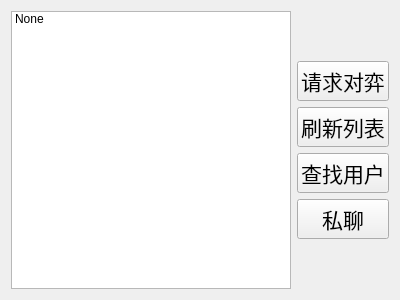
<?xml version="1.0" encoding="UTF-8"?>
<ui version="4.0">
 <class>Online</class>
 <widget class="QWidget" name="Online">
  <property name="geometry">
   <rect>
    <x>0</x>
    <y>0</y>
    <width>400</width>
    <height>300</height>
   </rect>
  </property>
  <property name="windowTitle">
   <string>Form</string>
  </property>
  <layout class="QGridLayout" name="gridLayout">
   <item row="0" column="0">
    <layout class="QHBoxLayout" name="horizontalLayout">
     <item>
      <widget class="QListWidget" name="listWidget">
       <item>
        <property name="text">
         <string>None</string>
        </property>
       </item>
      </widget>
     </item>
     <item>
      <layout class="QVBoxLayout" name="verticalLayout">
       <item>
        <spacer name="verticalSpacer">
         <property name="orientation">
          <enum>Qt::Vertical</enum>
         </property>
         <property name="sizeHint" stdset="0">
          <size>
           <width>20</width>
           <height>40</height>
          </size>
         </property>
        </spacer>
       </item>
       <item>
        <widget class="QPushButton" name="addFriend_pb">
         <property name="font">
          <font>
           <pointsize>16</pointsize>
          </font>
         </property>
         <property name="text">
          <string>请求对弈</string>
         </property>
        </widget>
       </item>
       <item>
        <widget class="QPushButton" name="m_pShowOnlineUsr">
         <property name="font">
          <font>
           <pointsize>16</pointsize>
          </font>
         </property>
         <property name="text">
          <string>刷新列表</string>
         </property>
        </widget>
       </item>
       <item>
        <widget class="QPushButton" name="m_pSerachUsr">
         <property name="font">
          <font>
           <pointsize>16</pointsize>
          </font>
         </property>
         <property name="text">
          <string>查找用户</string>
         </property>
        </widget>
       </item>
       <item>
        <widget class="QPushButton" name="m_pPrivateChat">
         <property name="font">
          <font>
           <pointsize>16</pointsize>
          </font>
         </property>
         <property name="text">
          <string>私聊</string>
         </property>
        </widget>
       </item>
       <item>
        <spacer name="verticalSpacer_2">
         <property name="orientation">
          <enum>Qt::Vertical</enum>
         </property>
         <property name="sizeHint" stdset="0">
          <size>
           <width>20</width>
           <height>40</height>
          </size>
         </property>
        </spacer>
       </item>
      </layout>
     </item>
    </layout>
   </item>
  </layout>
 </widget>
 <resources/>
 <connections/>
</ui>
